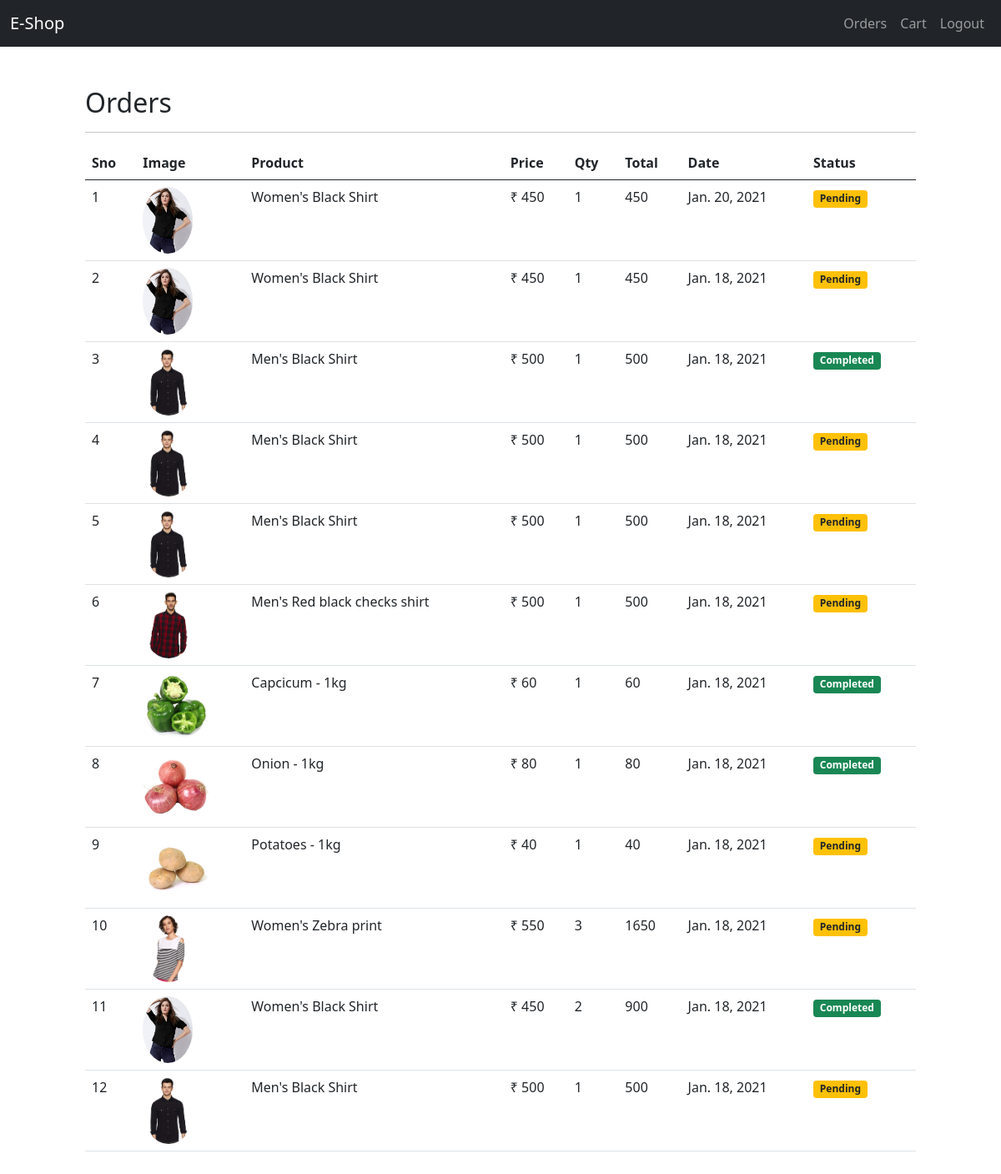
The page /orders (signed in) on the database its author committed.
### store/models/orders.py (models this page shows, shortened)
class Order(models.Model):
    customer_name = models.ForeignKey(Customer, on_delete=models.CASCADE)
    product = models.ForeignKey(Product, on_delete=models.CASCADE)
    quantity = models.IntegerField(default=1)
    price = models.IntegerField()
    address = models.CharField(max_length=100)
    phone = models.IntegerField()
    date = models.DateField(default=datetime.datetime.today)
    completed = models.BooleanField(default=False)
    @staticmethod
    def get_orders(customer_id):
        orders = Order.objects.filter(customer_name_id = customer_id).order_by('-id')
        return orders

### store/models/product.py (models this page shows, shortened)
class Product(models.Model):
    name = models.CharField(max_length=30)
    price = models.IntegerField(default=0)
    category = models.ForeignKey(Category, on_delete=models.CASCADE)
    description = models.CharField(max_length=200, default='', null=True, blank=True)
    image = models.ImageField(upload_to='uploads/products/')
    def __str__(self):
        return self.name

### store/views/orders.py (the view)
# urls.py: path('orders', Orders.as_view(), name='orders'),
class Orders(View):
    def get(self, request):
        customer_id = request.session.get('customer_id')
        if customer_id:
            orders = Order.get_orders(customer_id)
            data = dict()
            data['title'] = 'Orders'
            data['orders'] = orders
            return render(request, 'orders.html', data)
        else:
            return_url = request.META['PATH_INFO']
            return redirect(f'login?return_url={return_url}')

### store/templatetags/cart.py (called while the page is built)
@register.filter(name='currency')
def currency(no):
    return "₹ " + str(no)

@register.filter(name="order_total")
def order_total(num1, num2):
    return num1 * num2

### store/templates/orders.html
{% extends 'base.html' %} {% block content %} {% load cart %}
<div class="container">
    <div class="container">
        <div class="border-rounded p-4 m-4">
            <h2>Orders</h2>
            <hr>
            <table class="table">
                <thead>
                    <tr>
                        <th>Sno</th>
                        <th>Image</th>
                        <th>Product</th>
                        <th>Price</th>
                        <th>Qty</th>
                        <th>Total</th>
                        <th>Date</th>
                        <th>Status</th>
                    </tr>
                </thead>
                <tbody>
                    {% for order in orders %}
                    <tr>
                        <td scope="row">{{forloop.counter}}</td>
                        <td><img style="height:80px;" class="rounded-circle" src="{{order.product.image.url}}"></td>
                        <td>{{order.product}}</td>
                        <td>{{order.price|currency}}</td>
                        <td>{{order.quantity}}</td>
                        <td>{{order.price|order_total:order.quantity}}</td>
                        <td>{{order.date}}</td>
                        {% if order.completed %}
                        <td><span class="badge bg-success">Completed</span></td>
                        {% else %}
                        <td><span class="badge bg-warning text-dark">Pending</span></td>
                        {% endif %}
                    </tr>
                    {% endfor %}
                </tbody>
            </table>
        </div>
    </div>
</div>
{% endblock %}

### store/templates/base.html (shortened to what this page needs)
{% load static %}
<!Doctype html>
<html lang="en">
<head>
    <link href="https://cdn.jsdelivr.net/npm/bootstrap@5.0.0-beta1/dist/css/bootstrap.min.css" rel="stylesheet">
</head>
<body style="margin-top:80px">
    <nav class="navbar navbar-expand-lg navbar-dark bg-dark fixed-top">
        <div class="container-fluid">
            <a class="navbar-brand" href="/">E-Shop</a>
            <div class="collapse navbar-collapse" id="navbarSupportedContent">
                <ul class="navbar-nav my-2 my-lg-0">
                    {% if request.session.customer_id %}
                    <li class="nav-item">
                        <a class="nav-link" aria-current="page" href="/orders">Orders</a>
                    </li>
                    <li class="nav-item">
                        <a class="nav-link" aria-current="page" href="/cart">Cart</a>
                    </li>
                    <li class="nav-item">
                        <a class="nav-link" aria-current="page" href="/logout">Logout</a>
                    </li>
                    {% endif %}
                </ul>
            </div>
        </div>
    </nav>
    {% block content %} {% endblock %}
</body>
</html>

### rows shown on the page
Order: product.image (picture), product "Women's Black Shirt", price "₹ 450", quantity "1", price|order_total "450", date "Jan. 20, 2021", completed "Pending"
Order: product.image (picture), product "Women's Black Shirt", price "₹ 450", quantity "1", price|order_total "450", date "Jan. 18, 2021", completed "Pending"
Order: product.image (picture), product "Men's Black Shirt", price "₹ 500", quantity "1", price|order_total "500", date "Jan. 18, 2021", completed "Completed"
Order: product.image (picture), product "Men's Black Shirt", price "₹ 500", quantity "1", price|order_total "500", date "Jan. 18, 2021", completed "Pending"
Order: product.image (picture), product "Men's Black Shirt", price "₹ 500", quantity "1", price|order_total "500", date "Jan. 18, 2021", completed "Pending"
Order: product.image (picture), product "Men's Red black checks shirt", price "₹ 500", quantity "1", price|order_total "500", date "Jan. 18, 2021", completed "Pending"
Order: product.image (picture), product "Capcicum - 1kg", price "₹ 60", quantity "1", price|order_total "60", date "Jan. 18, 2021", completed "Completed"
Order: product.image (picture), product "Onion - 1kg", price "₹ 80", quantity "1", price|order_total "80", date "Jan. 18, 2021", completed "Completed"
Order: product.image (picture), product "Potatoes - 1kg", price "₹ 40", quantity "1", price|order_total "40", date "Jan. 18, 2021", completed "Pending"
Order: product.image (picture), product "Women's Zebra print", price "₹ 550", quantity "3", price|order_total "1650", date "Jan. 18, 2021", completed "Pending"
Order: product.image (picture), product "Women's Black Shirt", price "₹ 450", quantity "2", price|order_total "900", date "Jan. 18, 2021", completed "Completed"
Order: product.image (picture), product "Men's Black Shirt", price "₹ 500", quantity "1", price|order_total "500", date "Jan. 18, 2021", completed "Pending"
